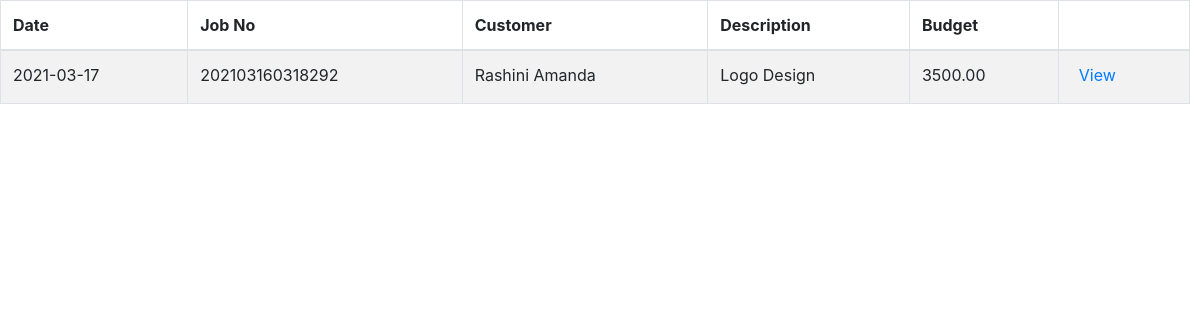
The page /tables/billing_table.php (signed in) on the database its author committed.
### tables this page shows
CREATE TABLE `jobs` (
  `id` int(11) NOT NULL,
  `job_no` varchar(100) NOT NULL,
  `customer` varchar(400) NOT NULL,
  `channel` varchar(100) NOT NULL,
  `job_type` varchar(100) NOT NULL,
  `product` varchar(100) NOT NULL,
  `category` varchar(100) NOT NULL,
  `material` varchar(64) NOT NULL,
  `size` varchar(50) NOT NULL,
  `bind` varchar(50) NOT NULL,
  `colour` text NOT NULL,
  `user_description` varchar(250) NOT NULL,
  `date` date NOT NULL,
  `quantity` decimal(10,2) NOT NULL,
  `unit_price` decimal(10,2) NOT NULL,
  `budget` decimal(10,2) NOT NULL,
  `discount` decimal(10,2) NOT NULL,
  `discounted` decimal(10,2) NOT NULL,
  `ad_pay_amount` decimal(10,2) NOT NULL,
  `rest` decimal(10,2) NOT NULL,
  `admin_description` varchar(250) NOT NULL,
  `state` enum('request','design','production','reject','QA','complete','dispatch') NOT NULL,
  `accepted_by` varchar(100) NOT NULL,
  `designed_by` varchar(150) NOT NULL,
  `production_by` varchar(150) NOT NULL,
  `checked_by` varchar(100) NOT NULL,
  `failed_reason` varchar(255) NOT NULL,
  `cash` decimal(10,2) NOT NULL,
  `change_amt` decimal(10,2) NOT NULL,
  `payment` decimal(10,2) NOT NULL,
  `dispatch_day` varchar(100) NOT NULL,
  `dispatch_year` varchar(10) NOT NULL,
  `dispatch_month` varchar(10) NOT NULL,
  `dispatched_by` varchar(150) NOT NULL
);

### tables/billing_table.php (the view, shortened to what this page needs)
<!DOCTYPE html>
<html>
<head>
</head>
<body>
  <?php
   require '../include/config.php';
   $view_status ="complete";
  if(isset($_POST["query"]))
  {
     $search =$_POST["query"];
     $query = "SELECT * FROM jobs WHERE state='$view_status' AND customer LIKE '%".$search."%' ";
  }
  else if(isset($_POST["date"]))
  {
     $bill_date =$_POST["date"];
     $query = "SELECT * FROM jobs WHERE state='$view_status' AND dispatch_day = '$bill_date' ";
  }
  else if(isset($_POST["query"]) && ($_POST["date"]))
  {
     $search =$_POST["query"];
     $bill_date =$_POST["date"];
     $query = "SELECT * FROM jobs WHERE state='$view_status' AND dispatch_day = '$bill_date' AND job_no LIKE '%".$search."%' ";
  }
  else
  {
     $query = "SELECT * FROM jobs WHERE state='$view_status'";
  }
  $result = mysqli_query($conn ,$query);
  if(mysqli_num_rows($result)>0)
  {
    ?>
 <div class="tablealign">
 <?php include('../include/head.php'); ?>
  <table id="example" class="table table-striped table-bordered" style="width:100%">
   <thead>
    <tr>
     <th>Date</th>
     <th>Job No</th>
     <th>Customer</th>
     <th>Description</th>
     <th>Budget</th>
     <th></th>
    </tr>
   </thead>
   <tbody>
   <?php
   while($row = mysqli_fetch_array($result))
   {
    echo '
    <tr>
     <td>'.$row["dispatch_day"].'</td>
     <td>'.$row["job_no"].'</td>
     <td>'.$row["customer"].'</td>
     <td>'.$row["product"].'</td>
     <td>'.$row["budget"].'</td>
      <td><button type="button"  id="' .$row["id"].'" name="'.$row["id"].'" class="btn btn-primary btn-sm view_data" data-toggle="modal" data-target="#myModal" style="background-color: transparent; border: 0px; color: #007bff; font-size: 16px; padding-top: 0px;">View</button></td>
    </tr>';
   }
   ?>
   </tbody>
  </table>
</div>
   <?php
  }
  else
  {
   echo 'Data Not Found';
  }
  ?>
  </body>
  </html>

### css/sb-admin.css (style rules this page uses)
html { position: relative; min-height: 100%; }
body { overflow-x: hidden; }

### tables/billing_table.php (style rules this page uses)
.tablealign { margin-right: 10px; }

### rows shown on the page
jobs: dispatch_day "2021-03-17", job_no "202103160318292", customer "Rashini Amanda", product "Logo Design", budget "3500.00"
